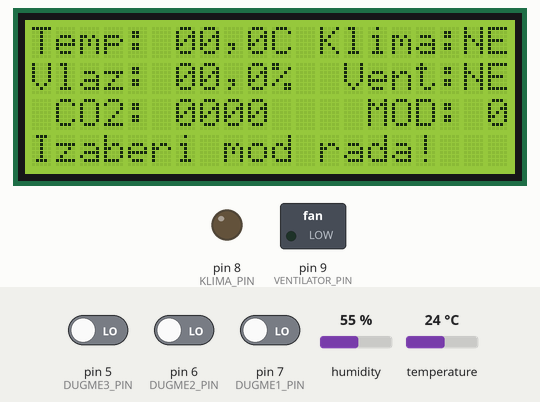
The sketch below on a simulated Arduino Uno, built with avr-gcc and run on an emulated ATmega328P. Shown: 20×4 character LCD, switched loads named in the sketch (green lamp = pin HIGH), output pins drawn as LEDs (lit = HIGH). Wiring (inferred from the names in the program): DS3231 clock at I2C address 0x68. The inputs (shaded band) are chosen by the test bench; at power-on: temperature 24 °C, pin 5 (DUGME3_PIN) LOW, pin 6 (DUGME2_PIN) LOW, pin 7 (DUGME1_PIN) LOW, humidity 55 %. WiFi joins after 1.5 s; servers stay silent unless stated; uploads are accepted with an empty reply; the local clock reads 2024-03-15 10:24:30 at power-on unless the sketch sets it; random numbers use the default seed unless the sketch sets one.

Above: at 1.7 s.
1.8 s: temperature set to 1 °C
At 2.9 s:
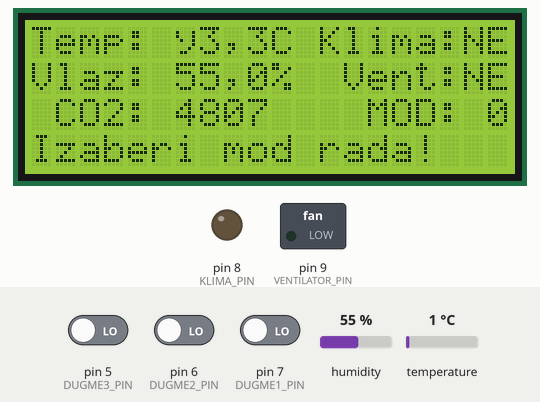
8.0 s: pin 5 (DUGME3_PIN) driven HIGH
At 12.1 s:
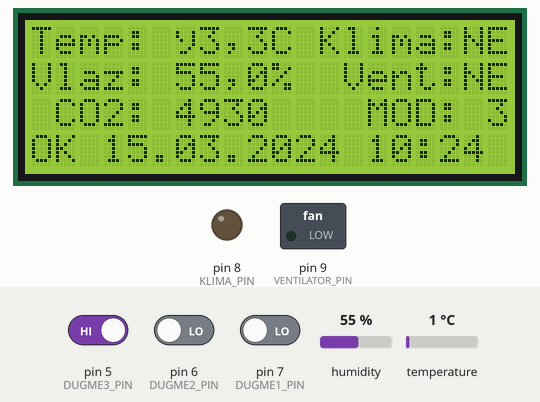
14.4 s: pin 6 (DUGME2_PIN) driven HIGH
At 17.3 s:
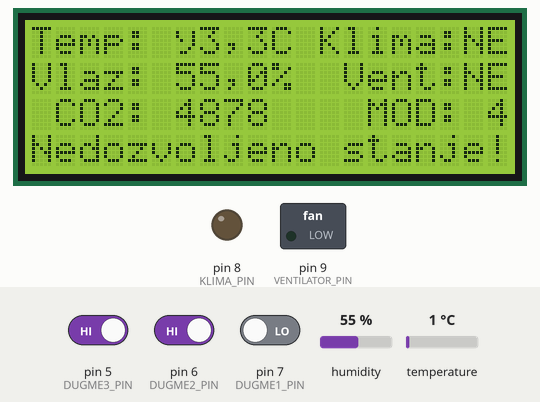
20.8 s: temperature set to 12 °C
At 23.9 s:
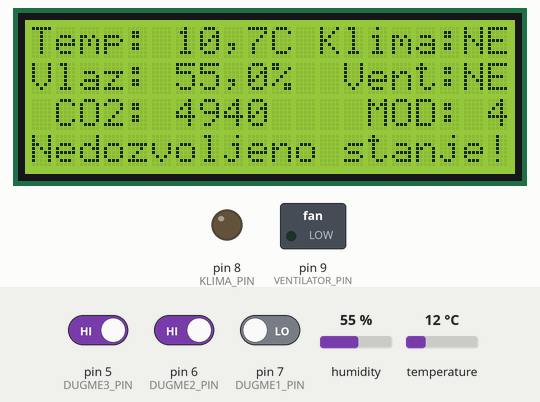
27.2 s: pin 5 (DUGME3_PIN) driven LOW
At 31.4 s:
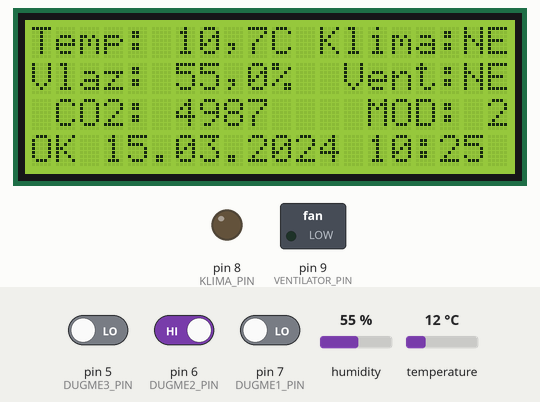
33.6 s: pin 7 (DUGME1_PIN) driven HIGH
At 35.4 s:
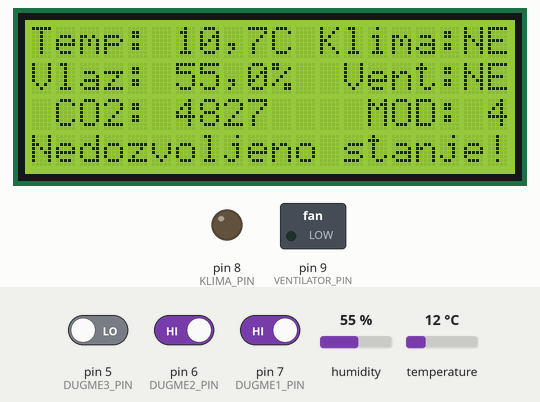
Timing chart, 0 to 36.9 s (numbered marks = the images above; inputs shaded):
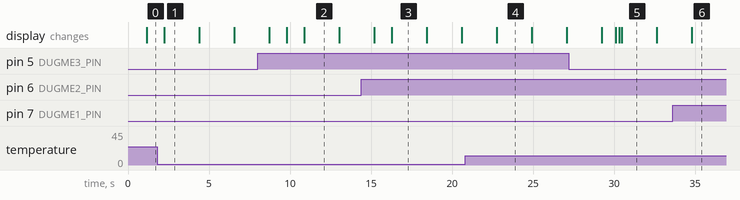

Measured:
- what the display in image 1 shows lasts 2.2 s, from 2.2 s to 4.4 s

The sketch:

sketch_jun10a_rev.ino
```cpp
#include <SPI.h>
#include <Ethernet.h>
//#include <EthernetUdp.h>
#include <Wire.h>
#include <LiquidCrystal_I2C.h>
#include <DHT.h>
//#include <SD.h>
#include <avr/wdt.h>

#define DS3231_I2C_ADDRESS 0x68
#define SERIAL_NUMBER AUN1BK01
#define DEFAULT_MAC { 0xDE, 0xAD, 0x10, 0x00, 0x04, 0x56 };
#define DEFAULT_PORT 8888
#define DUGME1_PIN 7
#define DUGME2_PIN 6
#define DUGME3_PIN 5
#define KLIMA_PIN 8
#define VENTILATOR_PIN 9
//#define SD_KARTICA_PIN 10
#define DHT21_PIN 14
#define DHTTYPE DHT21

#define BUTTON_PERIOD 1000
#define SENSOR_PERIOD 2000
#define DISPLAY_PERIOD 1000
#define CONTROL_PERIOD 60000
#define NETWORK_PERIOD 30000
#define TIME_PERIOD 1000
//#define FILE_PERIOD 10000

typedef struct FAZA {
  unsigned int min_temperatura;
  unsigned int max_temperatura;
  //char min_vlaznost;
  // char max_vlaznost;
  int min_co2;
  int max_co2;
  boolean ventilator;
  boolean klima;
  char naziv;
};

DHT dht(DHT21_PIN, DHTTYPE);
LiquidCrystal_I2C lcd(0x27, 2, 1, 0, 4, 5, 6, 7, 3, POSITIVE);
//EthernetUDP Udp;
EthernetClient client;
byte _MAC_ADDRESS[] = DEFAULT_MAC;

const IPAddress _IP_ADDRESS(192, 168, 1, 106);
const IPAddress _SERVER_IP_ADDRESS(192, 168, 1, 2);
const IPAddress _DNS(8, 8, 8, 8);
const IPAddress _SUBNET(255, 255, 255, 0);

const unsigned int _PORT = DEFAULT_PORT;
//char packetBuffer[UDP_TX_PACKET_MAX_SIZE];

char fileName[8]  =  "LOG.TXT";

char tempDisplayOutput[21]  =  "Temp: 00,0C Klima:NE";
char vlazDisplayOutput[21]  =  "Vlaz: 00,0%  Vent:NE";
char co2DisplayOutput[21]   =  " CO2: 0000    MOD: 0";
char timeDisplayOutput[21]  =  "OK 00.00.2000 00:00 ";
char beginDisplayOutput[21] =  "Izaberi mod rada!   ";
char errorDisplayOutput[21] =  "Nedozvoljeno stanje!";
char networkDisplayOutput[21] =  "Slanje podataka.....";
char networkOKDisplayOutput[21] =  "Slanje podataka...OK";
char networkFailDisplayOutput[21] =  "Slanje nije uspjelo!";

// SERIAL_NUMBER-TEMPERATURE-HUMIDITY-CO2-AC-VENT-MOD-DATE-MONTH-YEAR-HOUR-MINUTE-SECOND
char networkResponse[46] = "AUN1BK01-00.0-00.00000-NE-NE-0-00002000000000";

FAZA pocetnaFaza      = {0, 0, 0, 0, false, false, 0};
FAZA fazaPrva         = {200, 220, 4000, 6000, true, true, 1};
FAZA fazaDruga        = {140, 180, 4000, 6000, true, true, 2};
FAZA fazaTreca        = {160, 180, 1100, 1500, true, true, 3};
FAZA nedozvoljenaFaza = {0, 0, 0, 0, false, false, 4};
FAZA* trenutnaFaza;

unsigned long buttonTime, sensorTime, controlTime, displayTime, networkTime, timeTime; //,fileTime;

void setup() {

  pinMode(DUGME1_PIN, INPUT);
  pinMode(DUGME2_PIN, INPUT);
  pinMode(DUGME3_PIN, INPUT);
  pinMode(KLIMA_PIN, OUTPUT);
  pinMode(VENTILATOR_PIN, OUTPUT);
  //pinMode(SD_KARTICA_PIN, OUTPUT);

  lcd.begin(20, 4);
  lcd.backlight();
  Ethernet.begin(_MAC_ADDRESS, _IP_ADDRESS, _DNS, _SERVER_IP_ADDRESS, _SUBNET);
  //Ethernet.begin(_MAC_ADDRESS, _IP_ADDRESS);
  //Udp.begin(DEFAULT_PORT);
  dht.begin();
  Wire.begin();
  //SD.begin(4);
  //setDS3231time(50,26,19,3,24,06,15);
  // Serial.begin(9600);
 wdt_enable(WDTO_8S);
   //wdt_enable(15);

  trenutnaFaza = &pocetnaFaza;

  buttonTime = millis();
  sensorTime = millis();
  controlTime = millis();
  displayTime = millis();
  networkTime = millis();
  timeTime = millis();
  // fileTime = millis();

}

void loop() {

  wdt_reset();

  if (millis() - timeTime  > TIME_PERIOD) {
    // provjeri stanje dugmadi
    timeAction();
    timeTime = millis();
  }

  wdt_reset();

  if ( millis() - buttonTime  > BUTTON_PERIOD) {
    // provjeri stanje dugmadi
    buttonAction();
    buttonTime = millis();
  }

  wdt_reset();

  if ( millis() - sensorTime > SENSOR_PERIOD) {
    // procitaj vrjednosti senzora
    sensorAction();
    sensorTime = millis();
  }

  wdt_reset();

  if (millis() - controlTime > CONTROL_PERIOD) {
    // preduzmi akciju paljenja uredjaja
    controlAction();
    controlTime = millis();
  }

  wdt_reset();

  if (  millis() - displayTime > DISPLAY_PERIOD) {
    // ispisi podatke na lcd
    displayAction();
    displayTime = millis();
  }

  wdt_reset();

  if ( millis() - networkTime > NETWORK_PERIOD) {
    // odgovori na mrezni upit
    networkAction();
    networkTime = millis();
  }

  //
  //  wdt_reset();
  //
  //  if ( millis() - fileTime > FILE_PERIOD) {
  //    // upisi na sd karticu
  //    fileAction();
  //    fileTime = millis();
  //  }

}

void buttonAction() {

  // ako je prvo pritisnuto onda je trenutnaFaza = fazaPrva itd...
  boolean valDugme1 = digitalRead(DUGME1_PIN) == HIGH;
  boolean valDugme2 = digitalRead(DUGME2_PIN) == HIGH;
  boolean valDugme3 = digitalRead(DUGME3_PIN) == HIGH;

  if      ( valDugme1 && !valDugme2 && !valDugme3 ) {
    trenutnaFaza = &fazaPrva;
  }
  else if ( !valDugme1 && valDugme2 && !valDugme3 ) {
    trenutnaFaza = &fazaDruga;
  }
  else if ( !valDugme1 && !valDugme2 && valDugme3 ) {
    trenutnaFaza = &fazaTreca;
  }
  else if ( !valDugme1 && !valDugme2 && !valDugme3 ) {
    trenutnaFaza = &pocetnaFaza;
  }
  else {
    trenutnaFaza = &nedozvoljenaFaza;
  }

  co2DisplayOutput[19] = trenutnaFaza->naziv + 48;
  networkResponse[29] = trenutnaFaza->naziv + 48;

}

void sensorAction() {

  unsigned int trenutnaTemperatura = dht.readTemperature() * 10 - 13;
  unsigned int trenutnaVlaznost = dht.readHumidity() * 10;
  unsigned int trenutniCO2 = random(4500, 5000) ;

  tempDisplayOutput[6] = networkResponse[9] = trenutnaTemperatura / 100 + 48;
  tempDisplayOutput[7] = networkResponse[10] = (trenutnaTemperatura % 100) / 10 + 48;
  tempDisplayOutput[9] = networkResponse[12] = trenutnaTemperatura % 10 + 48;

  vlazDisplayOutput[6] = networkResponse[14] = trenutnaVlaznost / 100 + 48;
  vlazDisplayOutput[7] = networkResponse[15] = (trenutnaVlaznost % 100) / 10 + 48;
  vlazDisplayOutput[9] = networkResponse[17] = trenutnaVlaznost % 10 + 48;

  co2DisplayOutput[6]  = trenutniCO2 / 1000 + 48;
  co2DisplayOutput[7]  = (trenutniCO2 % 1000) / 100 + 48;
  co2DisplayOutput[8]  = (trenutniCO2 % 100) / 10 + 48;
  co2DisplayOutput[9] = trenutniCO2 % 10 + 48;

}

void controlAction() {

  unsigned int trenutnaTemperatura = dht.readTemperature() * 10;

  if (trenutnaFaza->klima && (trenutnaTemperatura > trenutnaFaza->max_temperatura)) {

    //postavi bit za paljenje klime
    // klimaUkljucena = true;
    digitalWrite(KLIMA_PIN, HIGH);
    tempDisplayOutput[18] = 'D';
    tempDisplayOutput[19] = 'A';
    networkResponse[23] = 'D';
    networkResponse[24] = 'A';
  } else {

    //ugasi klimu
    // klimaUkljucena = false;
    digitalWrite(KLIMA_PIN, LOW);
    tempDisplayOutput[18] = 'N';
    tempDisplayOutput[19] = 'E';
    networkResponse[23] = 'N';
    networkResponse[24] = 'E';
  }

  if (trenutnaFaza->ventilator && (random(4500, 5000) > trenutnaFaza->max_co2)) {

    //postavi bit za paljenje ventilatora
    // ventilatorUkljucen = true;
    digitalWrite(VENTILATOR_PIN, HIGH);
    vlazDisplayOutput[18] = 'D';
    vlazDisplayOutput[19] = 'A';
    networkResponse[26] = 'D';
    networkResponse[27] = 'A';
  } else {

    //ugasi ventilator
    // ventilatorUkljucen = false;
    digitalWrite(VENTILATOR_PIN, LOW);
    vlazDisplayOutput[18] = 'N';
    vlazDisplayOutput[19] = 'E';
    networkResponse[26] = 'N';
    networkResponse[27] = 'E';
  }

}

void displayAction() {

  lcd.clear();

  lcd.setCursor(0, 0);
  lcd.print(tempDisplayOutput);

  lcd.setCursor(0, 1);
  lcd.print(vlazDisplayOutput);

  lcd.setCursor(0, 2);
  lcd.print(co2DisplayOutput);

  lcd.setCursor(0, 3);
  if (trenutnaFaza->naziv == 0) {
    lcd.print(beginDisplayOutput);
  }
  else if (trenutnaFaza->naziv == 4) {
    lcd.print(errorDisplayOutput);
  }
  else {
    lcd.print(timeDisplayOutput);
  }

}

void networkAction() {

  // send data over network
  // if there's data available, read a packet
  //  Serial.println(networkResponse);
  //  if (Udp.parsePacket())
  //  {
  //    // Udp.read(packetBuffer, UDP_TX_PACKET_MAX_SIZE);
  //    // Serial.println("REQUEST");
  //    Udp.beginPacket(Udp.remoteIP(), Udp.remotePort());
  //    // char  replyBuffer[reply.length() + 1];
  //    // reply.toCharArray(replyBuffer, reply.length() + 1);
  //    Udp.write(networkResponse);
  //    Udp.endPacket();
  //    Serial.println(networkResponse);
  //  }
wdt_disable();
  lcd.setCursor(0, 3);
  lcd.print(networkDisplayOutput);

  //networkResponse[17] = 48;

 int i = client.connect("adv-nemanjamarjan.rhcloud.com", 80);
 //int i = client.connect("192.168.1.2", 8080);


  if (i) {
    //Serial.println("connected");
    // Make a HTTP request:
    client.println("POST /rest/measurements/ HTTP/1.1");


  client.println("Host: adv-nemanjamarjan.rhcloud.com");
    //client.println("Host: 192.168.1.2");


    client.println("Connection: close");
    client.print("Content-Length: ");
    client.println(47);
    client.println();
    client.println(networkResponse);

    lcd.setCursor(0, 3);
    lcd.print(networkOKDisplayOutput);
  }
  else {
    lcd.setCursor(0, 3);
    lcd.print(networkFailDisplayOutput);
 }
  if (client.connected()) {
    client.stop();
  }
wdt_enable(WDTO_8S);
}

void timeAction()
{

  Wire.beginTransmission(DS3231_I2C_ADDRESS);
  Wire.write(0); // set DS3231 register pointer to 00h
  Wire.endTransmission();
  Wire.requestFrom(DS3231_I2C_ADDRESS, 7);

  char second = bcdToDec(Wire.read() & 0x3f);
  char minute = bcdToDec(Wire.read()) ;
  char hour = bcdToDec(Wire.read() & 0x7f) ;
  char date2 = bcdToDec(Wire.read());
  char date = bcdToDec(Wire.read());
  char month = bcdToDec(Wire.read());
  char year = bcdToDec(Wire.read()) ;

  //char networkResponse[50] = "1000456-00.0-00.0-0000-NE-NE-0-00002000000000";
  //char timeDisplayOutput[21]  =  "OK 00.00.2000 00:00 ";

  timeDisplayOutput[3] = networkResponse[31] = date / 10 + 48;
  timeDisplayOutput[4] = networkResponse[32] = date % 10 + 48;
  timeDisplayOutput[6] = networkResponse[33] = month / 10 + 48;
  timeDisplayOutput[7] = networkResponse[34] = month % 10 + 48;
  timeDisplayOutput[11] = networkResponse[37] = year / 10 + 48;
  timeDisplayOutput[12] = networkResponse[38] = year % 10 + 48;
  timeDisplayOutput[14] = networkResponse[39] = hour / 10 + 48;
  timeDisplayOutput[15] = networkResponse[40] = hour % 10 + 48;
  timeDisplayOutput[17] = networkResponse[41] = minute / 10 + 48;
  timeDisplayOutput[18] = networkResponse[42] = minute % 10 + 48;
  networkResponse[43] = second / 10 + 48;
  networkResponse[44] = second % 10 + 48;

}

//
//void fileAction() {
////  String fileName = "LOG.TXT";
////  Serial.println("FILE");
////  car  fileNameBuffer[fileName.length() + 1];
////  fileName.toCharArray(fileNameBuffer, fileName.length() + 1);
//
//  File dataFile = SD.open(fileName, FILE_WRITE);
//  if (dataFile) {
//    dataFile.println(networkResponse);
//    Serial.println("FILE");
//    Serial.println(networkResponse);
//    dataFile.close();
//  }
//}


// Convert normal decimal numbers to binary coded decimal
byte decToBcd(byte val)
{
  return ( (val / 10 * 16) + (val % 10) );
}
// Convert binary coded decimal to normal decimal numbers
byte bcdToDec(byte val)
{
  return ( (val / 16 * 10) + (val % 16) );
}
void setDS3231time(byte second, byte minute, byte hour, byte dayOfWeek, byte
                   dayOfMonth, byte month, byte year)
{
  // sets time and date data to DS3231
  Wire.beginTransmission(DS3231_I2C_ADDRESS);
  Wire.write(0); // set next input to start at the seconds register
  Wire.write(decToBcd(second)); // set seconds
  Wire.write(decToBcd(minute)); // set minutes
  Wire.write(decToBcd(hour)); // set hours
  Wire.write(decToBcd(dayOfWeek)); // set day of week (1=Sunday, 7=Saturday)
  Wire.write(decToBcd(dayOfMonth)); // set date (1 to 31)
  Wire.write(decToBcd(month)); // set month
  Wire.write(decToBcd(year)); // set year (0 to 99)
  Wire.endTransmission();
}
```
